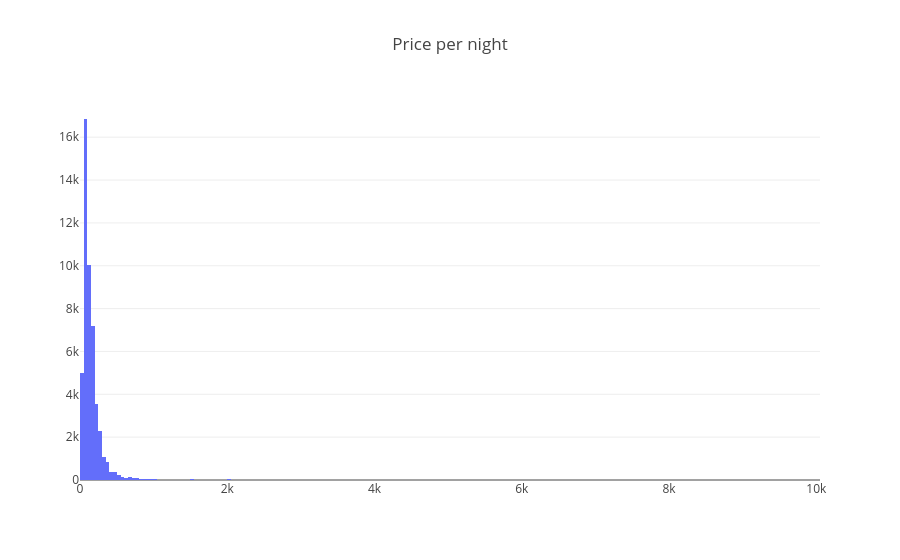

Here is the notebook cell this chart was saved with:
### Markdown cell above
Histogram of the price to see the shape:

### Code cell
fig = px.histogram(airbnb, x="price", nbins=200, title="Price per night", template="plotly_white")
fig.show()

### Figure 1 — Plotly figure (JSON) as saved in the notebook; plotly's stock layout.template omitted (floating-point values rounded to 4 significant figures; data arrays with more than 128 entries replaced by an {"elided": "..."} marker saying what was removed)
{"data": [{"marker": {"color": "#636efa"}, "name": "", "nbinsx": 200, "type": "histogram", "x": {"elided": "48884 int values"}}], "layout": {"title": {"text": "Price per night"}}}
